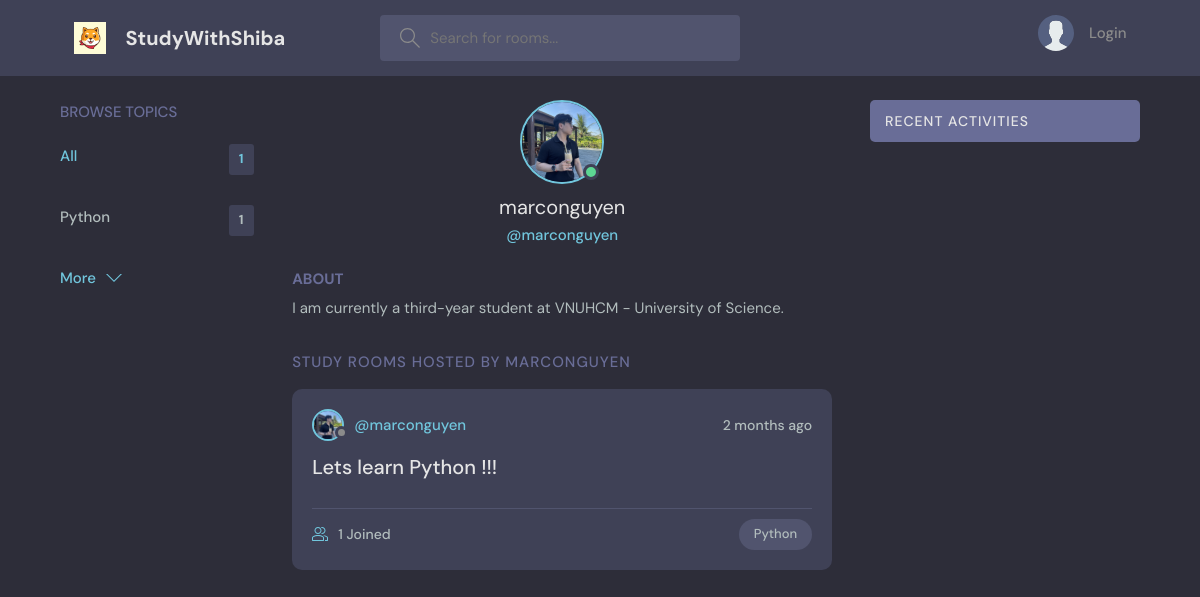
Page /profile/1/ on the earlier database version.
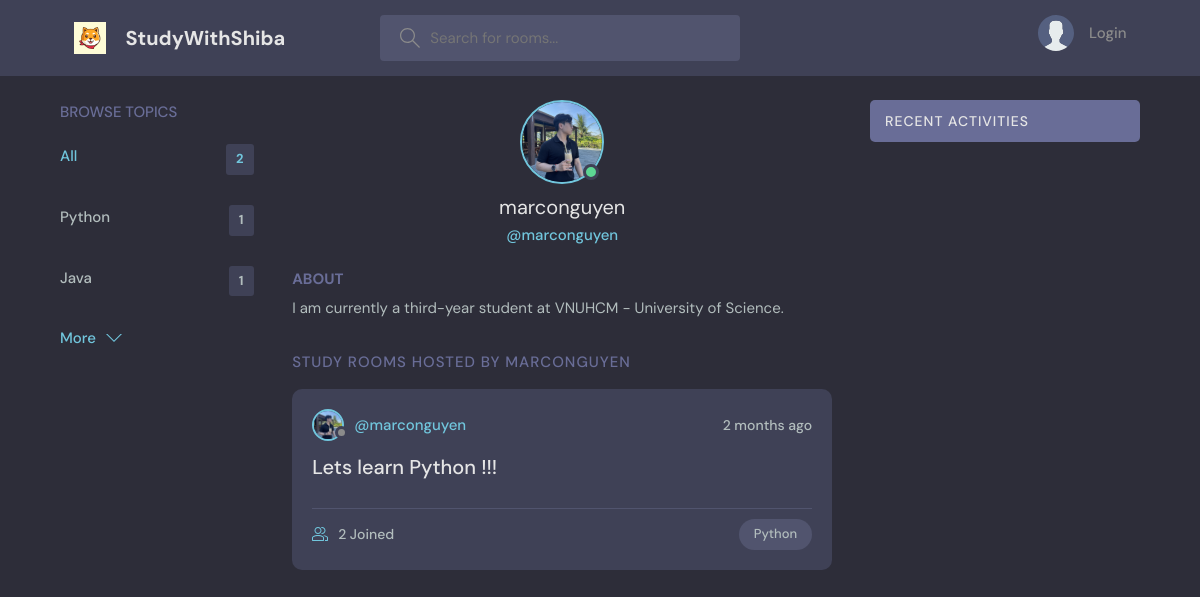
Same page on the later database version.
### base/models.py (models this page shows, shortened)
class Topic(models.Model):
    name = models.CharField(max_length= 200)

class User(AbstractUser):
    name = models.CharField(max_length = 200, null = True)
    email = models.EmailField(unique = True, null = True)
    bio = models.TextField(null = True)
    avatar = models.ImageField(null = True, default = "avatar.svg")
    USERNAME_FIELD = 'email'
    REQUIRED_FIELDS = []

class Room(models.Model): # Từ Room viết hoa chữ R như trong class code trong python
    host = models.ForeignKey(User, on_delete= models.SET_NULL, null= True)
    topic = models.ForeignKey(Topic, on_delete= models.SET_NULL, null= True)
    name = models.CharField(max_length= 200)
    description = models.TextField(null= True, blank= True)
    participants = models.ManyToManyField(User, related_name= 'participants', blank= True) # đang ở trong trang web, sử dụng mối quan hệ many to many
    updated = models.DateTimeField(auto_now= True) # auto now -> takes a snapshot on every time we save item(s)
    created = models.DateTimeField(auto_now_add= True) # created -> takes a stamp when we first create item
    class Meta:
        ordering = ['-updated', '-created'] # bỏ thêm dấu - để lên đầu, ko thì ở chót

### base/views.py (the view)
# urls.py: path('profile/<str:pk>/', views.userProfile, name= 'user-profile'),
def userProfile(request, pk):
    user = User.objects.get(id= pk)
    rooms = user.room_set.all()
    room_message = user.message_set.all()
    topics = Topic.objects.all()
    context = {'user': user, 'rooms': rooms, 'room_message': room_message, 'topics': topics}
    return render(request, 'base/profile.html', context)

### base/templates/base/profile.html (shortened to what this page needs)
{% extends 'main.html' %}
{% block content %}
<main class="profile-page layout layout--3">
<div class="container">
<div>
    {% include 'base/topics_component.html' %}
</div>
    <div class="roomList">
    <div class="profile">
        <div class="profile__avatar">
            <div class="avatar avatar--large active">
                <img src="{{user.avatar.url}}" />
            </div>
        </div>
        <div class="profile__info">
            <h3>{{user.username}}</h3>
            <p>@{{user.username}}</p>
        </div>
        <div class="profile__about">
            <h3>About</h3>
            <p>
                {{user.bio}}
            </p>
        </div>
    </div>
    <div class="roomList__header">
        <div>
            <h2>Study Rooms Hosted by {{user.username}}
            </h2>
        </div>
    </div>
    <div>
        {% include 'base/feed_component.html' %}
    </div>
    </div>
    <div>
    {% include 'base/activity_component.html' %}
    </div>
</main>
{% endblock content %}

### templates/main.html (shortened to what this page needs)
<!DOCTYPE html>
{% load static %}
<html lang="en">
    <head>
    <link rel="stylesheet" href="{% static 'styles/style.css' %}" />
    </head>
    <body>
        {% include 'navbar.html' %}
        {% block content %}
        {% endblock %}
    </body>
</html>

### templates/navbar.html (shortened to what this page needs)
{% load static %}
<header class="header header--loggedIn">
    <div class="container">
    <a href="{% url 'home' %}" class="header__logo">
        <img src="{% static 'images/shiba.jpg' %}" />
        <h1>StudyWithShiba</h1>
    </a>
    <form class="header__search" method="GET" action="{%url 'home'%}">
        <label>
        <input placeholder="Search for rooms..." />
        </label>
    </form>
    <nav class="header__menu">
        {% if request.user.is_authenticated %}
        <div class="header__user">
        <a href="{% url 'user-profile' user.id %}">
            <div class="avatar avatar--medium active">
                <img src="{{request.user.avatar.url}}" />
            </div>
            <p>{{request.user.username}} <span>@{{request.user.username}}</span></p>
        </a>
        <button class="dropdown-button">
            <svg version="1.1" xmlns="http://www.w3.org/2000/svg" width="32" height="32" viewBox="0 0 32 32">
            <title>chevron-down</title>
            <path d="M16 21l-13-13h-3l16 16 16-16h-3l-13 13z"></path>
            </svg>
        </button>
        </div>
        {% else %}
        <a href="{% url 'login' %}">
            <img src="{% static 'images/avatar.svg' %}" />
            <p>Login</p>
        </a>
        {% endif %}
    </nav>
    </div>
</header>

### base/templates/base/topics_component.html (shortened to what this page needs)
<div class="topics">
    <div class="topics__header">
        <h2>Browse Topics</h2>
    </div>
    <ul class="topics__list">
        <li>
            <a href="{% url 'home' %}" class="active">All <span>{{topics.count}}</span></a>
        </li>
        {% for topic in topics %}
        <li>
            <a href="{% url 'home' %}?q={{topic.name}}">{{topic.name}}<span>{{topic.room_set.all.count}}</span></a>
        </li>
        {% endfor %}
    </ul>
    <a class="btn btn--link" href="{% url 'topics' %}">
      More
      <svg version="1.1" xmlns="http://www.w3.org/2000/svg" width="32" height="32" viewBox="0 0 32 32">
        <title>chevron-down</title>
        <path d="M16 21l-13-13h-3l16 16 16-16h-3l-13 13z"></path>
      </svg>
    </a>
</div>

### base/templates/base/feed_component.html (shortened to what this page needs)
{% for room in rooms %}
    <div class="roomListRoom">
        <div class="roomListRoom__header">
            <a href="{% url 'user-profile' room.host.id %}" class="roomListRoom__author">
                <div class="avatar avatar--small">
                    <img src="{{room.host.avatar.url}}" />
                </div>
                <span>@{{room.host.username}}</span>
            </a>
            <div class="roomListRoom__actions">
                <span>{{room.created|timesince}} ago</span>
            </div>
        </div>
        <div class="roomListRoom__content">
            <a href="{% url 'room' room.id %}">{{room.name}}</a>
        </div>
        <div class="roomListRoom__meta">
            <a href="{% url 'room' room.id %}" class="roomListRoom__joined">
                {{room.participants.all.count}} Joined
            </a>
            <p class="roomListRoom__topic">{{room.topic.name}}</p>
        </div>
    </div>
{% endfor %}

### base/templates/base/activity_component.html (shortened to what this page needs)
{% load static %}
<div class="activities">
    <div class="activities__header">
        <h2>Recent Activities</h2>
    </div>
</div>

Differences in the rows shown:
added Topic: name "Java", room_set.all.count "1"
computed for Room "Lets learn Python !!!": participants.all.count "1" → "2"
Other differences:
{{ topics.count }}: "1" → "2"
